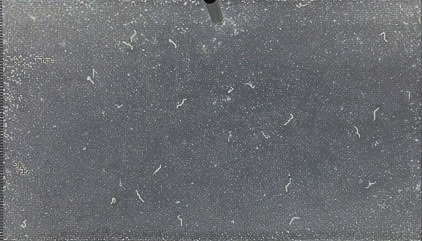
#> input picture snippets/cv3/test.png, 422 x 241 px
$ python detect_count.py   (older library calls are emulated)
#> lines starting #> are read from the running program, lines starting #| are printed output that depends on the picture; after the words box and inside, x2 and y2 are one past the last pixel; in counts of white or black regions, pixels touching at a corner belong together

# import the necessary packages
import numpy as np
import argparse
import imutils
import cv2

# # construct the argument parse and parse the arguments
# ap = argparse.ArgumentParser()
# ap.add_argument("-i", "--image", required=True,
#     help="path to the input image")
# ap.add_argument("-o", "--output", required=True,
#     help="path to the output image")
# args = vars(ap.parse_args())


# dict to count colonies
counter = {}

# # load the image
# image_orig = cv2.imread(args["image"])
image_orig = cv2.imread('test.png')
#> image_orig is the input picture: shape (241, 422, 3); mean B, G, R 112.5, 108.2, 105.8
#print (image_orig)
height_orig, width_orig = image_orig.shape[:2]
#> height_orig = 241; width_orig = 422
# print(height_orig)
# print(width_orig)

# output image with contours
image_contours = image_orig.copy()

# DETECTING WHITE COLONIES
colors = {
    'white': ((200, 200, 255), (255, 255, 255))
    # 'blue': ((255, 0, 0), (255, 125, 125)),
    # 'yellow' ....
}
# colors = ['white']
for color in colors:

    # copy of original image
    image_to_process = image_orig.copy()

    # initializes counter
    counter[color] = 0

    # define NumPy arrays of color boundaries (GBR vectors)
    if color == 'white':
        # invert image colors
        image_to_process = (255-image_to_process)
        lower = np.array([ 50,  50,  40])
        upper = np.array([200, 220, 280])
        #can change the above range

    # find the colors within the specified boundaries
    image_mask = cv2.inRange(image_to_process, lower, upper)
    # apply the mask
    image_res = cv2.bitwise_and(image_to_process, image_to_process, mask = image_mask)

    ## load the image, convert it to grayscale, and blur it slightly
    image_gray = cv2.cvtColor(image_res, cv2.COLOR_BGR2GRAY)
    image_gray = cv2.GaussianBlur(image_gray, (5, 5), 0)

    # perform edge detection, then perform a dilation + erosion to close gaps in between object edges
    image_edged = cv2.Canny(image_gray, 50, 100)
    image_edged = cv2.dilate(image_edged, None, iterations=1)
    image_edged = cv2.erode(image_edged, None, iterations=1)

    # find contours in the edge map
    cnts = cv2.findContours(image_edged.copy(), cv2.RETR_EXTERNAL, cv2.CHAIN_APPROX_SIMPLE)
    cnts = cnts[0] if imutils.is_cv2() else cnts[1]

    # loop over the contours individually
    for c in cnts:

        # if the contour is not sufficiently large, ignore it
        # if cv2.contourArea(c) < 1:
        #     continue

        # compute the Convex Hull of the contour
        hull = cv2.convexHull(c)
        #if color == 'white':
            # prints contours in green color
        cv2.drawContours(image_contours,[hull],0,(0,255,0),1)

        counter[color] += 1
        #cv2.putText(image_contours, "{:.0f}".format(cv2.contourArea(c)), (int(hull[0][0][0]), int(hull[0][0][1])), cv2.FONT_HERSHEY_SIMPLEX, 0.65, (255, 255, 255), 2)

    # Print the number of colonies of each color
    print("{} {} colonies".format(counter[color],color))
#> this loop made 1 pass
#> pass 1, `image_to_process = (255-image_to_process)`:
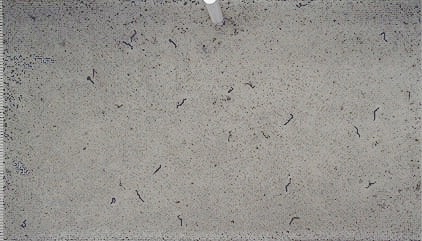
#> image_to_process: shape (241, 422, 3); mean B, G, R 142.5, 146.8, 149.2
#> pass 1, `image_mask = cv2.inRange(image_to_process, lower, upper)`:
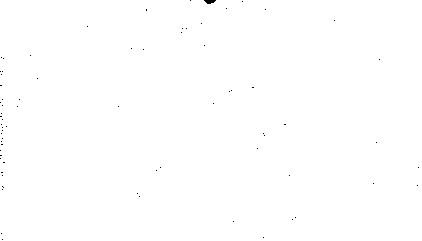
#> image_mask: shape (241, 422); 99.9% white; black in thin lines or dots
#> after the loop:
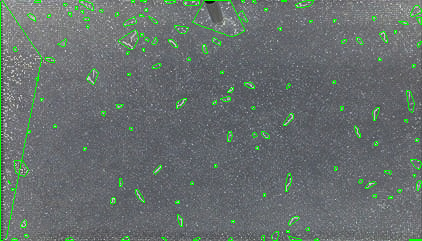
#> image_contours: shape (241, 422, 3); 2.76% of pixels changed, all inside (x1, y1, x2, y2) = (0, 0, 422, 241)
#> after the loop:
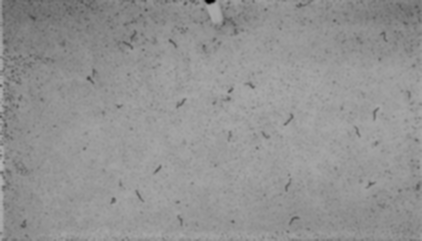
#> image_gray: shape (241, 422); min 0, max 179, mean 146.8
#> after the loop, counter = {'white': 128}

# Writes the output image
#> (the run stopped early here; a loop or call above may not have finished)
